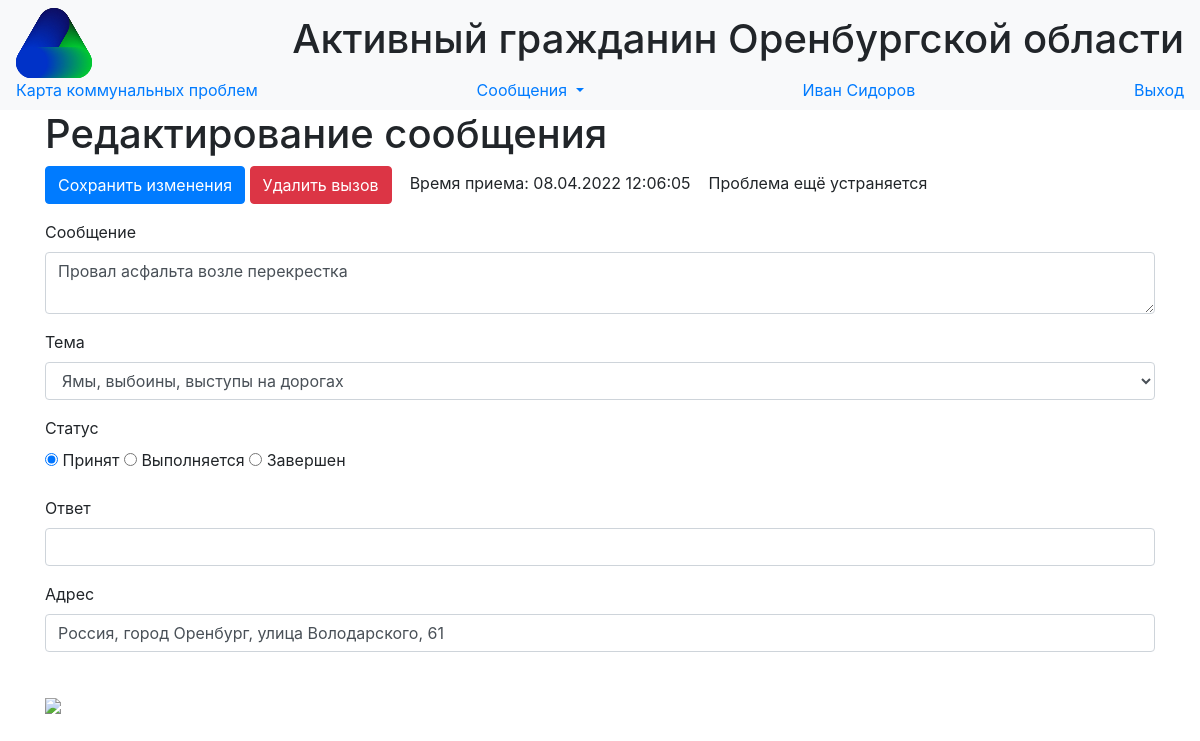
Before: /calls/1 (signed in) with the older database file.
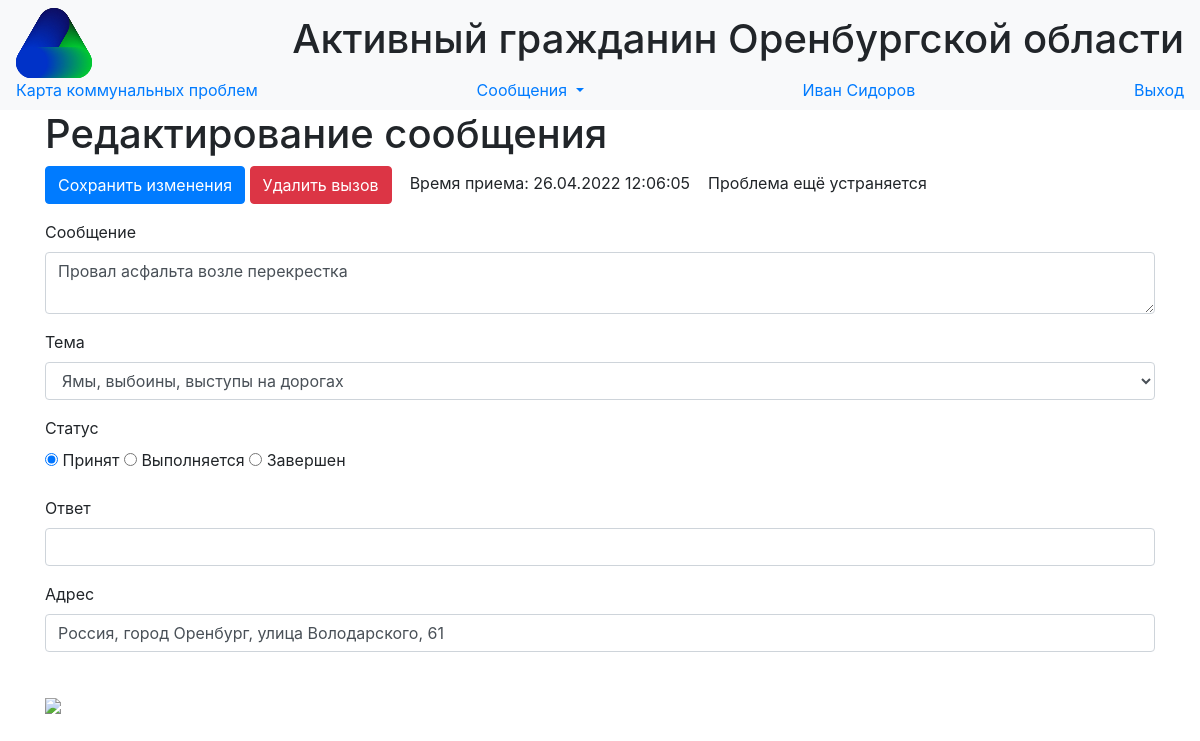
After: the same page with the newer database file.
### data/calls.py (models this page shows, shortened)
class Call(SqlAlchemyBase, SerializerMixin):
    __tablename__ = 'calls'
    id = sqlalchemy.Column(sqlalchemy.Integer,
                           primary_key=True, autoincrement=True)
    message = sqlalchemy.Column(sqlalchemy.String, nullable=True)
    address = sqlalchemy.Column(sqlalchemy.String, nullable=True)
    point = sqlalchemy.Column(sqlalchemy.String, nullable=True)
    service = sqlalchemy.Column(sqlalchemy.String, nullable=True)
    status = sqlalchemy.Column(sqlalchemy.String, nullable=True)
    call_time = sqlalchemy.Column(sqlalchemy.DateTime,
                                  default=datetime.datetime.utcnow())
    finish_time = sqlalchemy.Column(sqlalchemy.DateTime,
                                    nullable=True)
    answer = sqlalchemy.Column(sqlalchemy.String, nullable=True)

### main.py (the view, shortened to what this page needs)
@app.route('/calls/<int:call_id>', methods=['GET', 'POST'])
@login_required
def edit_call(call_id):
    form = EditCallForm()
    if request.method == "GET":
        db_sess = db_session.create_session()
        call = db_sess.query(Call).filter(Call.id == call_id).first()
        if call:
            form.message.data = call.message
            form.address.data = call.address
            form.service.data = call.service
            form.status.data = call.status
            form.answer.data = call.answer
            form.call_id.data = call.id
            form.call_time.data = call.call_time
            form.finish_time.data = call.finish_time
            if call.point:
                x, y = call.point.split()
                form.point.data = f"{x},{y}"
        else:
            abort(404)
    return render_template('edit_call.html',
                           title='Редактирование вызова',
                           form=form
                           )

### forms/editcallform.py
class EditCallForm(FlaskForm):
    message = TextAreaField('Сообщение', validators=[DataRequired(message="Поле 'сообщение' не может быть пустым")])
    address = StringField('Адрес', validators=[DataRequired(message="Поле 'адрес' не может быть пустым"),
                                                            AddressRequired(unique=True)])
    service = SelectField(u'Тема',
                          choices=
                          [(x, x) for x in translateT.values()])
    status = RadioField('Статус',
                        choices=[('received', 'Принят'), ('serviced', 'Выполняется'), ('finished', 'Завершен')])
    answer = StringField('Ответ')
    call_time = DateTimeField('Время вызова')
    finish_time = DateTimeField('Время завершения')
    call_id = IntegerField('ID')
    point = StringField('Point')
    submit = SubmitField('Cохранить изменения')

### data/db_session.py (called while the page is built)
def create_session() -> Session:
    global __factory
    return __factory()

### main.py (called while the page is built)
@login_manager.user_loader
def load_user(user_id):
    db_sess = db_session.create_session()
    return db_sess.query(User).get(user_id)

### templates/edit_call.html (shortened to what this page needs)
{% extends "base.html" %}
{% block content %}
<h1> Редактирование сообщения </h1>
<form action="" method="post">
    <p>{{ form.submit(type="submit", class="btn btn-primary") }}
        <a href="/delete_call/{{ form.call_id.data }}" class="btn btn-danger"> Удалить вызов </a> &nbsp;&nbsp;
        Время приема: {{ moment(form.call_time.data).format("DD.MM.YYYY HH:mm:ss") }} &nbsp;&nbsp;
        {% if form.status.data == "finished" %}
            Время завершения: {{ moment(form.finish_time.data).format("DD.MM.YYYY HH:mm:ss") }}
        {% else %}
            Проблема ещё устраняется
        {% endif %}
    </p>
    <p>
        {{ form.message.label }}<br>
        {{ form.message(class="form-control") }}
    </p>
    <p>
        {{ form.service.label }}<br>
        {{ form.service(class="form-control") }}
    </p>
    <p>
        {{ form.status.label }}<br>
        {% for subfield in form.status %}
            <tr>
                <td>{{ subfield }}</td>
                <td>{{ subfield.label }}</td>
            </tr>
        {% endfor %}
    </p>
    <p>
        {{ form.answer.label }}<br>
        {{ form.answer(class="form-control") }}
    </p>
    <p>
        {{ form.address.label }}<br>
        {{ form.address(class="form-control") }}
        <br>
    </p>
    <p>
        {% if form.point %}
            <img src="https://static-maps.yandex.ru/1.x/?ll={{form.point.data}}&size=300,300&z=16&l=map&pt={{form.point.data}},comma">
        {% endif %}
    </p>
</form>
{% endblock %}

Changed rows visible on the page:
changed Call "Провал асфальта возле перекрестка": call_time "08.04.2022 12:06:05" → "26.04.2022 12:06:05"
